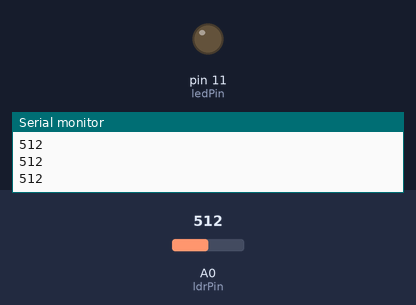
Bench run of a sketch on a simulated Arduino Uno, built with avr-gcc and run on an emulated ATmega328P. On the bench: output pins drawn as LEDs (lit = HIGH), the last lines printed to the serial monitor. The test bench sets the inputs (shaded band); at power-on: A0 (ldrPin) = 512.

Above: at 1.2 s.
1.3 s: A0 (ldrPin) set to 683
2.8 s: A0 (ldrPin) set to 711
At 3.4 s:
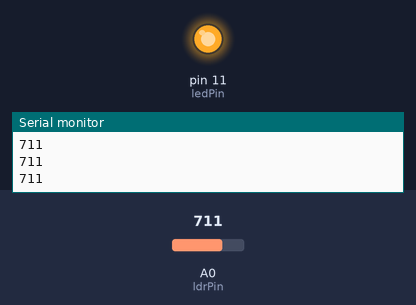
4.3 s: A0 (ldrPin) set to 690
At 5.5 s:
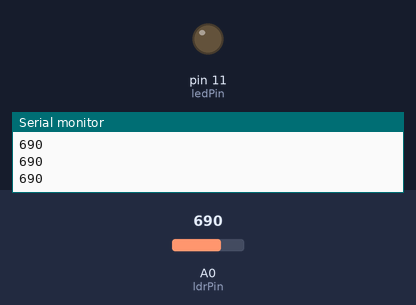
5.8 s: A0 (ldrPin) set to 710
At 6.9 s:
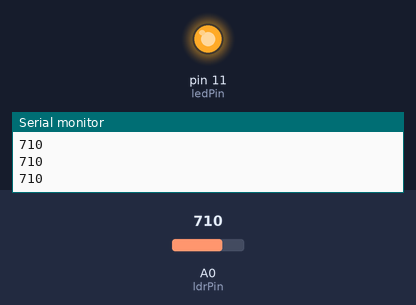
Timing chart, 0 to 8.3 s (numbered marks = the images above; inputs shaded):
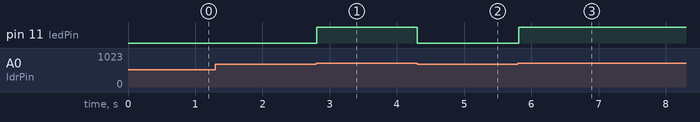

Measured:
- the behaviour switches between 700 and 701 on A0 (ldrPin) (found by bisection; images 0 and 1)
- after the input at 2.8 s, pin 11 (ledPin): LOW → HIGH at once
- after the input at 4.3 s, pin 11 (ledPin): HIGH → LOW at once
- after the input at 5.8 s, pin 11 (ledPin): LOW → HIGH at once

The sketch:

LDR+LED.ino
```cpp
int ledPin = 11;

int ldrPin = A0;
int threshold = 700;

void setup(){

  pinMode(ledPin, OUTPUT);
  pinMode(ldrPin, INPUT);
  Serial.begin(9600);
}

void loop(){

  int var = analogRead(ldrPin);

  Serial.println(var);

  if(var > threshold)
  {
    digitalWrite(ledPin, HIGH);
  }

  else
  {
    digitalWrite(ledPin, LOW);
  }

}
```
